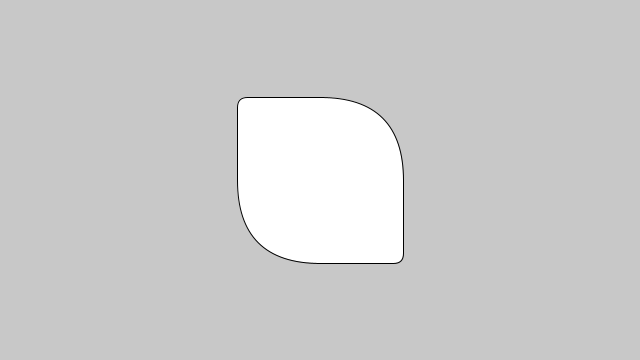
Frame 1 (no input)
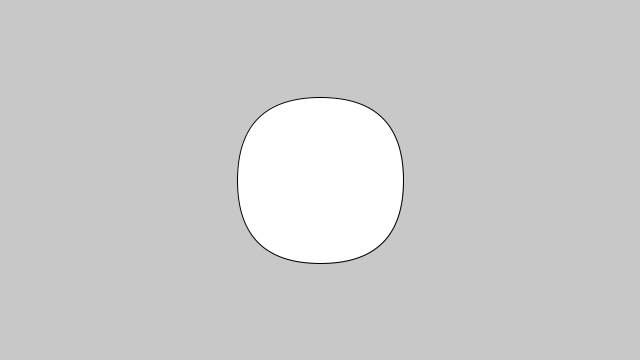
Frame 60 (the mouse pressed at the canvas centre just before this capture)
Frame 120 (the mouse held since frame 60 and released just before this capture): identical to frame 60, image omitted

The Processing sketch that drew these frames (run headless with seeded random() and noise(); from frame 60 on, the mouse is pressed at the canvas centre):

// Processing sketch: RectBordersAnimation
// ── RectBordersAnimation.pde
float animation = 0;
boolean increase = true;

void setup(){
  size(640, 360);
}

void draw(){
  if(increase){
    animation+= (10 - abs(animation / 100));
  }
  else{
    animation-= (10 - abs(animation / 100));
  }
  
  if(animation >= 360){
    increase = false;
    animation = 360;
  }
  
  if(animation <= -360){
    increase = true;
    animation = -360;
  }
  
  println(animation);
  
  background(200);
  fill(255);
  rectMode(CENTER);
  rect(width / 2, height / 2, ((width + height) / 3) / 2, ((width + height) / 3) / 2, constrain(abs(animation), 0, 360), constrain(360 - abs(animation), 0, 360), constrain(abs(animation), 0, 360), constrain(360 - abs(animation), 0, 360));
}
